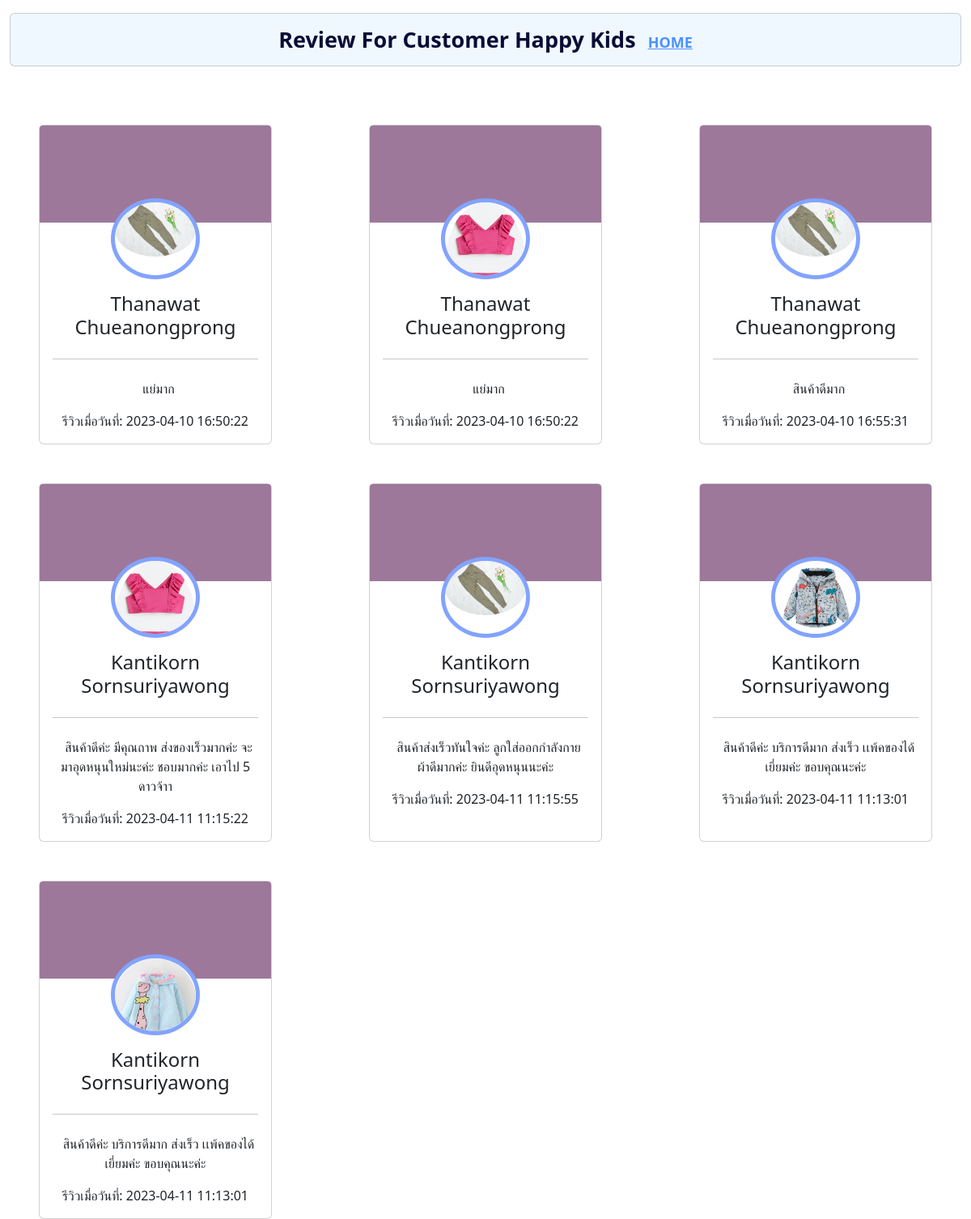
The app's page /File_Code/customer-review.php with its own data.
### tables this page shows
CREATE TABLE `tbl_product` (
  `product_id` int(11) NOT NULL,
  `nameproduct` varchar(255) NOT NULL,
  `product_price` int(11) NOT NULL,
  `category` int(11) NOT NULL,
  `imgproduct` varchar(255) NOT NULL
);

CREATE TABLE `tbl_user` (
  `id` int(11) NOT NULL,
  `email` varchar(255) NOT NULL,
  `password` varchar(255) NOT NULL,
  `firstname` varchar(255) NOT NULL,
  `lastname` varchar(255) NOT NULL,
  `role` int(11) NOT NULL
);

CREATE TABLE `tbl_review` (
  `review_id` int(11) NOT NULL,
  `re_user` int(11) NOT NULL,
  `feedback` int(11) NOT NULL,
  `comment` varchar(255) NOT NULL,
  `re_date` datetime NOT NULL,
  `order_id` int(11) NOT NULL
);

### File_Code/customer-review.php (the view, shortened to what this page needs)
<?php
  include 'systems/connect.php';
?>
<!DOCTYPE html>
<html lang="en">
<head>
    <link rel="stylesheet" href="css1/bootstrap.min.css">
    <link rel="stylesheet" href="customer-review.css">
</head>
<body>
<div class="container-fluid mt-3">
    <div class="row">
        <div class="col-12 col-sm-12 col-md-12 col-lg-12">
            <div class="card" style="background-color: aliceblue;">
                <h5 class="card-title mb-3 mt-3" style="color:#080d36; text-align: center; font-weight: bolder; font-size: 27px;">Review For Customer Happy Kids<a href="admin.php" style="color:#4992ff; margin-left: 15px; font-size: 18px;">HOME</a></h5>
            </div>
        </div>
    </div>
</div>
    <section class="mt-4">
      <?php
        $sql_cus_reviews = $conn->query("SELECT tbl_review.*,tbl_user.*,tbl_cart.ca_product FROM tbl_review  INNER JOIN tbl_user ON tbl_review.re_user = tbl_user.id INNER JOIN tbl_cart ON tbl_review.order_id = tbl_cart.order_id");
      ?>
        <div class="row text-center d-flex align-items-stretch">
          <?php
            while ($result = $sql_cus_reviews->fetch_object()) {
              $sql = $conn->query("SELECT * FROM tbl_product WHERE product_id='".$result->ca_product."' ");
              while ($fet_pro = $sql->fetch_object()) {
          ?>
          <div class="col-md-4 mb-5 mb-md-0 d-flex align-items-stretch">
            <div class="card testimonial-card w-75 d-flex mx-5 mt-5">
              <div class="card-up" style="background-color: #9d789b;"></div>
              <div class="avatar mx-auto bg-white">
                <img src="image/product/<?php echo $fet_pro->imgproduct;?>"
                  class="rounded-circle img-fluid" />
              </div>
              <div class="card-body">
                <h4 class="mb-4"><?php echo $result->firstname;?> <?php echo $result->lastname;?></h4>
                <hr />
                <p class="dark-grey-text mt-4">
                  <i class="fas fa-quote-left pe-2"></i><?php echo $result->comment;?>
                </p>
                <p class="card-text">รีวิวเมื่อวันที่: <?php echo $result->re_date;?></p>
              </div>
            </div>
          </div>
          <?php }?>
          <?php } ?>
        </div>
      </section>
</body>
</html>

### File_Code/customer-review.css (style rules this page uses)
.testimonial-card .card-up { height: 120px; overflow: hidden; border-top-left-radius: 0.25rem; border-top-right-radius: 0.25rem; }
.testimonial-card .avatar { width: 110px; height: 100px; margin-top: -30px; overflow: hidden; border: 5px solid #82a3ff; border-radius: 50%; }

### records on screen
tbl_review: comment "แย่มาก", re_date "2023-04-10 16:50:22"
tbl_product: imgproduct (picture)
tbl_user: firstname "Thanawat", lastname "Chueanongprong"
tbl_product: imgproduct (picture)
tbl_review: comment "สินค้าดีมาก", re_date "2023-04-10 16:55:31"
tbl_review: comment "สินค้าดีค่ะ มีคุณถาพ ส่งของเร็วมากค่ะ จะมาอุดหนุนใหม่นะค่ะ ชอบมากค่ะ เอาไป 5 ดาวจ้าา", re_date "2023-04-11 11:15:22"
tbl_user: firstname "Kantikorn", lastname "Sornsuriyawong"
tbl_review: comment "สินค้าส่งเร็วทันใจค่ะ ลูกใส่ออกกำลังกาย ผ้าดีมากค่ะ ยินดีอุดหนุนนะค่ะ", re_date "2023-04-11 11:15:55"
tbl_review: comment "สินค้าดีค่ะ บริการดีมาก ส่งเร็ว เเพ้คของได้เยี่ยมค่ะ ขอบคุณนะค่ะ", re_date "2023-04-11 11:13:01"
tbl_product: imgproduct (picture)
tbl_product: imgproduct (picture)
